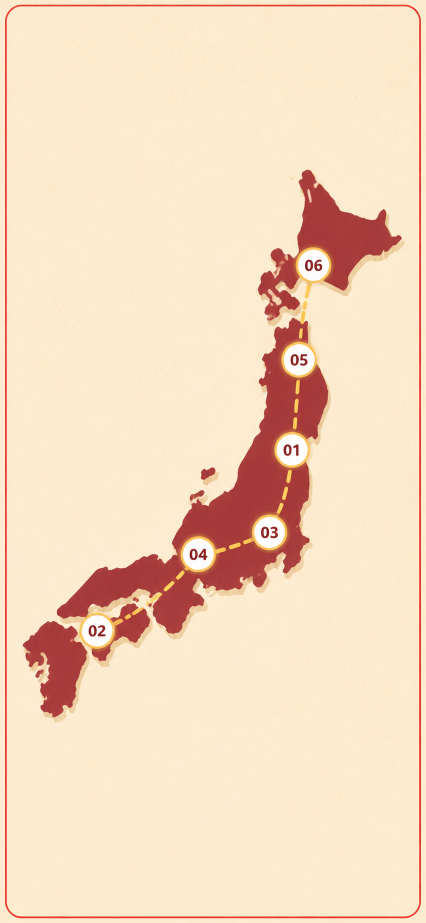
#> input picture 地图/72c63460-f23a-412c-87b2-e3c4d58c17ef.png, 852 x 1846 px (shown at 1/2 size)
$ python install-cover-base.py
#> lines starting #> are read from the running program, lines starting #| are printed output that depends on the picture
#!/usr/bin/env python3
# -*- coding: utf-8 -*-
"""裁掉 72c63460 封面四边红框，导出 assets/splash/cover-base.png（780×1688）。"""
from __future__ import annotations

import sys
from pathlib import Path

from PIL import Image

ROOT = Path(__file__).resolve().parents[1]
SRC = ROOT / "地图" / "72c63460-f23a-412c-87b2-e3c4d58c17ef.png"
OUT = ROOT / "assets" / "splash" / "cover-base.png"
OUT_W, OUT_H = 780, 1688  # 390×844 @2x


def is_cream(r: int, g: int, b: int) -> bool:
    return r >= 235 and g >= 228 and b >= 200


def is_map_red(r: int, g: int, b: int) -> bool:
    return r >= 140 and r > g + 25 and r > b + 25


def is_border_red(r: int, g: int, b: int) -> bool:
    return r >= 90 and g <= 70 and b <= 70 and r > g + 20


def content_score_column(px, x: int, h: int) -> int:
    cream = mapr = border = 0
    for y in range(h):
        r, g, b = px[x, y][:3]
        if is_cream(r, g, b):
            cream += 1
        elif is_map_red(r, g, b):
            mapr += 1
        elif is_border_red(r, g, b):
            border += 1
    return cream + mapr * 2 - border


def content_score_row(px, y: int, w: int) -> int:
    cream = mapr = border = 0
    for x in range(w):
        r, g, b = px[x, y][:3]
        if is_cream(r, g, b):
            cream += 1
        elif is_map_red(r, g, b):
            mapr += 1
        elif is_border_red(r, g, b):
            border += 1
    return cream + mapr * 2 - border


def shrink_from_border(im: Image.Image, max_px: int = 28) -> tuple[int, int, int, int]:
    """去掉四边细红框：从外缘向内剥，直到该行/列几乎无框线红。"""
    im = im.convert("RGB")
    w, h = im.size
    px = im.load()
    left, top, right, bottom = 0, 0, w - 1, h - 1

    def col_border_ratio(x: int) -> float:
        n = 0
        for y in range(h):
            r, g, b = px[x, y]
            if is_border_red(r, g, b):
                n += 1
        return n / h

    def row_border_ratio(y: int) -> float:
        n = 0
        for x in range(w):
            r, g, b = px[x, y]
            if is_border_red(r, g, b):
                n += 1
        return n / w

    for _ in range(max_px):
        if left >= right or top >= bottom:
            break
        if col_border_ratio(left) > 0.02 or col_border_ratio(left) > col_border_ratio(left + 1):
            left += 1
        else:
            break
    for _ in range(max_px):
        if col_border_ratio(right) > 0.02:
            right -= 1
        else:
            break
    for _ in range(max_px):
        if row_border_ratio(top) > 0.02:
            top += 1
        else:
            break
    for _ in range(max_px):
        if row_border_ratio(bottom) > 0.02:
            bottom -= 1
        else:
            break
    return left, top, right, bottom


def find_crop_box(im: Image.Image, margin: int = 2) -> tuple[int, int, int, int]:
    im = im.convert("RGB")
    w, h = im.size
    px = im.load()

    left = 0
    for x in range(w):
        if content_score_column(px, x, h) > h * 0.08:
            left = max(0, x - margin)
            break

    right = w - 1
    for x in range(w - 1, -1, -1):
        if content_score_column(px, x, h) > h * 0.08:
            right = min(w - 1, x + margin)
            break

    top = 0
    for y in range(h):
        if content_score_row(px, y, w) > w * 0.08:
            top = max(0, y - margin)
            break

    bottom = h - 1
    for y in range(h - 1, -1, -1):
        if content_score_row(px, y, w) > w * 0.08:
            bottom = min(h - 1, y + margin)
            break

    return left, top, right, bottom


def main() -> int:
    if not SRC.is_file():
        print(f"[FAIL] missing {SRC}", file=sys.stderr)
        return 1

    im = Image.open(SRC)
#> im is the input picture: PIL image 852x1846 RGB; mean R, G, B 244.8, 218, 191.3
    box = find_crop_box(im)
#> box = (0, 0, 851, 1845)
    cropped = im.crop(box)
    box2 = shrink_from_border(cropped)
#> box2 = (0, 0, 850, 1844)
    cropped = cropped.crop(box2)
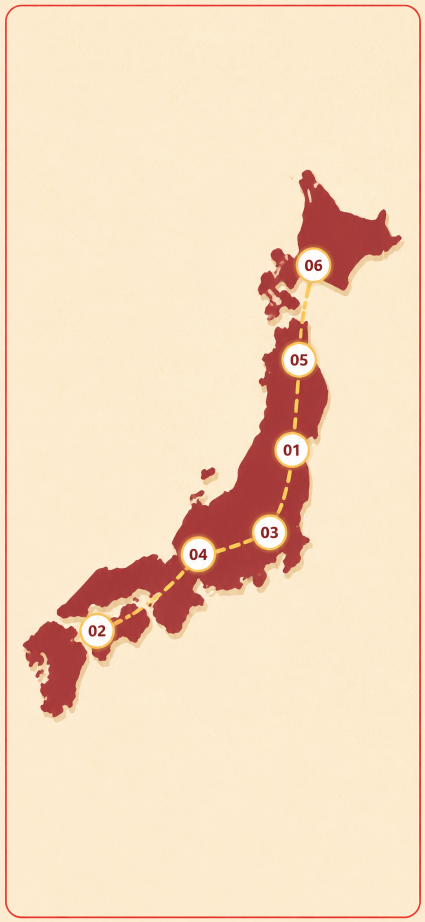
#> cropped: PIL image 850x1844 RGB (shown at 1/2 size); mean R, G, B 244.8, 218, 191.2
    out = cropped.resize((OUT_W, OUT_H), Image.Resampling.LANCZOS)
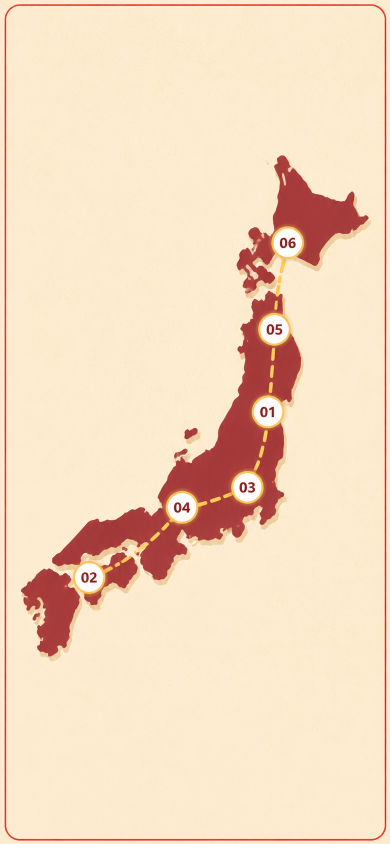
#> out: PIL image 780x1688 RGB (shown at 1/2 size); mean R, G, B 244.8, 217.9, 191.2
    OUT.parent.mkdir(parents=True, exist_ok=True)
    out.save(OUT, "PNG", optimize=True)
    print(f"[OK] crop {box} from {im.size} -> {OUT} {out.size}")
#| [OK] crop (0, 0, 851, 1845) from (852, 1846) -> assets/splash/cover-base.png (780, 1688)
    return 0


if __name__ == "__main__":
    sys.exit(main())
#> (the program exits here)
